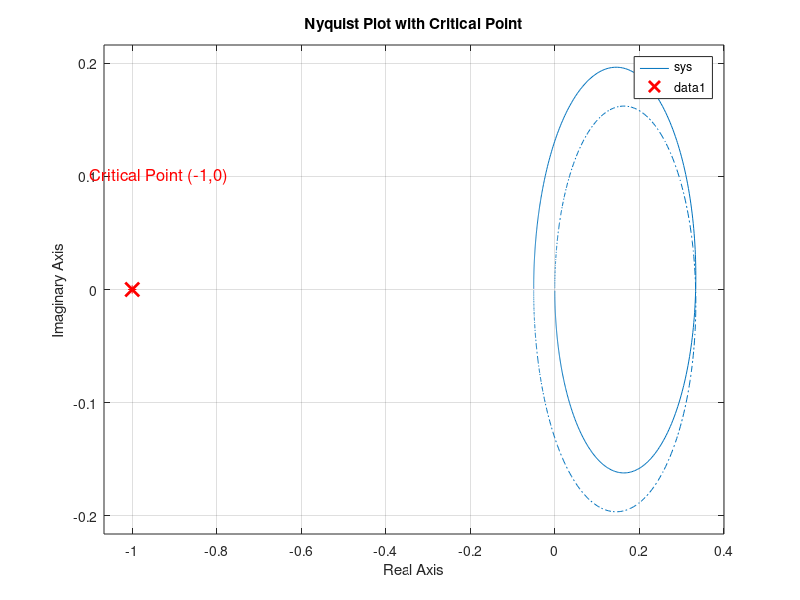

MATLAB code to generate this figure:
clc;
s=tf('s');
sys=10*(s-1)/((s+10)*(s+20));

% Plot Nyquist plot
figure;
nyquist(sys);
grid on;

% Compute and display gain margin, phase margin, and crossover frequencies
[Gm, Pm, Wcg, Wcp] = margin(sys);

% Display results
disp(['Gain Margin: ', num2str(20*log10(Gm)), ' dB']);
disp(['Phase Margin: ', num2str(Pm), ' degrees']);
disp(['Gain Crossover Frequency: ', num2str(Wcg), ' rad/s']);
disp(['Phase Crossover Frequency: ', num2str(Wcp), ' rad/s']);

% Highlight the critical point (-1,0) on the Nyquist plot
hold on;
plot(-1, 0, 'rx', 'MarkerSize', 10, 'LineWidth', 2); % Critical point (-1,0)
text(-1.1, 0.1, 'Critical Point (-1,0)', 'Color', 'red', 'FontSize', 12);

% Add a title
title('Nyquist Plot with Critical Point');
hold off;

grid on;